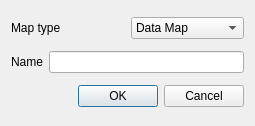
<?xml version="1.0" encoding="UTF-8"?>
<ui version="4.0">
 <class>CNewLayerDlg</class>
 <widget class="QDialog" name="CNewLayerDlg">
  <property name="geometry">
   <rect>
    <x>0</x>
    <y>0</y>
    <width>255</width>
    <height>126</height>
   </rect>
  </property>
  <property name="windowTitle">
   <string>New Map</string>
  </property>
  <layout class="QVBoxLayout" name="verticalLayout">
   <item>
    <layout class="QHBoxLayout" name="horizontalLayout">
     <item>
      <widget class="QLabel" name="label">
       <property name="text">
        <string>Map type</string>
       </property>
      </widget>
     </item>
     <item>
      <widget class="QComboBox" name="c_layer_selector">
       <item>
        <property name="text">
         <string>Data Map</string>
        </property>
       </item>
       <item>
        <property name="text">
         <string>Convex Map</string>
        </property>
       </item>
       <item>
        <property name="text">
         <string>Axial Map</string>
        </property>
       </item>
       <item>
        <property name="text">
         <string>Pesh Map</string>
        </property>
       </item>
      </widget>
     </item>
    </layout>
   </item>
   <item>
    <layout class="QHBoxLayout" name="horizontalLayout_2">
     <item>
      <widget class="QLabel" name="label_2">
       <property name="text">
        <string>Name</string>
       </property>
      </widget>
     </item>
     <item>
      <widget class="QLineEdit" name="c_name"/>
     </item>
    </layout>
   </item>
   <item>
    <layout class="QHBoxLayout" name="horizontalLayout_3">
     <item>
      <spacer name="horizontalSpacer">
       <property name="orientation">
        <enum>Qt::Horizontal</enum>
       </property>
       <property name="sizeHint" stdset="0">
        <size>
         <width>40</width>
         <height>20</height>
        </size>
       </property>
      </spacer>
     </item>
     <item>
      <widget class="QPushButton" name="c_ok">
       <property name="text">
        <string>OK</string>
       </property>
      </widget>
     </item>
     <item>
      <widget class="QPushButton" name="c_cancel">
       <property name="text">
        <string>Cancel</string>
       </property>
      </widget>
     </item>
    </layout>
   </item>
  </layout>
 </widget>
 <resources/>
 <connections>
  <connection>
   <sender>c_layer_selector</sender>
   <signal>currentIndexChanged(int)</signal>
   <receiver>CNewLayerDlg</receiver>
   <slot>OnSelchangeLayerType(int)</slot>
   <hints>
    <hint type="sourcelabel">
     <x>147</x>
     <y>40</y>
    </hint>
    <hint type="destinationlabel">
     <x>75</x>
     <y>10</y>
    </hint>
   </hints>
  </connection>
  <connection>
   <sender>c_ok</sender>
   <signal>clicked()</signal>
   <receiver>CNewLayerDlg</receiver>
   <slot>OnOK()</slot>
   <hints>
    <hint type="sourcelabel">
     <x>108</x>
     <y>121</y>
    </hint>
    <hint type="destinationlabel">
     <x>22</x>
     <y>118</y>
    </hint>
   </hints>
  </connection>
  <connection>
   <sender>c_cancel</sender>
   <signal>clicked()</signal>
   <receiver>CNewLayerDlg</receiver>
   <slot>OnCancel()</slot>
   <hints>
    <hint type="sourcelabel">
     <x>207</x>
     <y>120</y>
    </hint>
    <hint type="destinationlabel">
     <x>248</x>
     <y>98</y>
    </hint>
   </hints>
  </connection>
 </connections>
 <slots>
  <slot>OnSelchangeLayerType(int)</slot>
  <slot>OnOK()</slot>
  <slot>OnCancel()</slot>
 </slots>
</ui>
